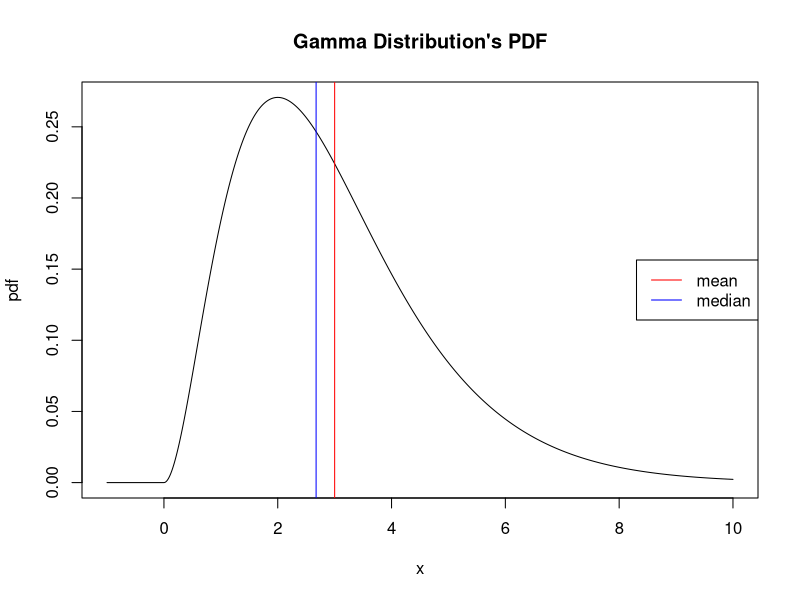
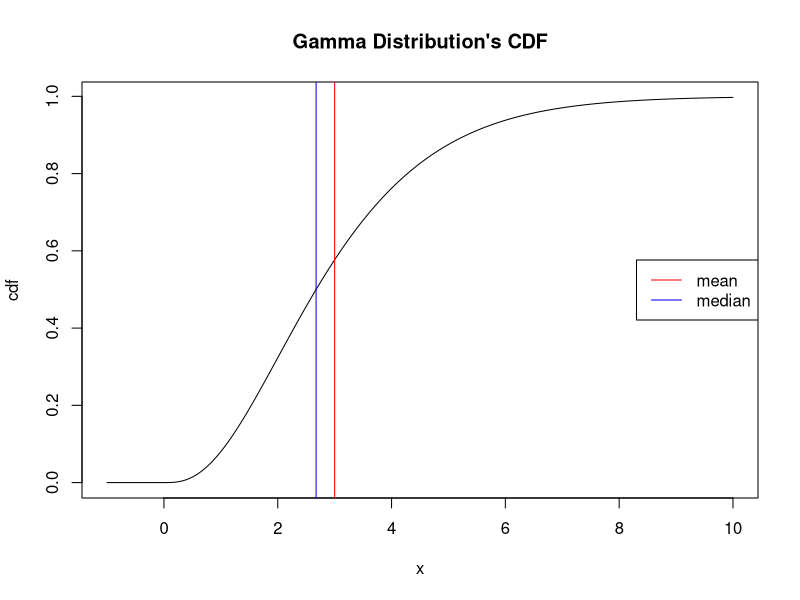
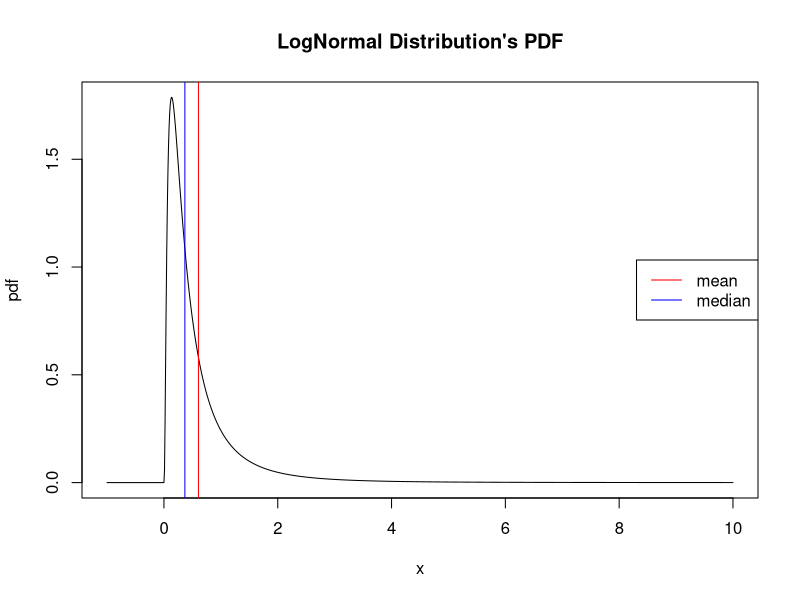
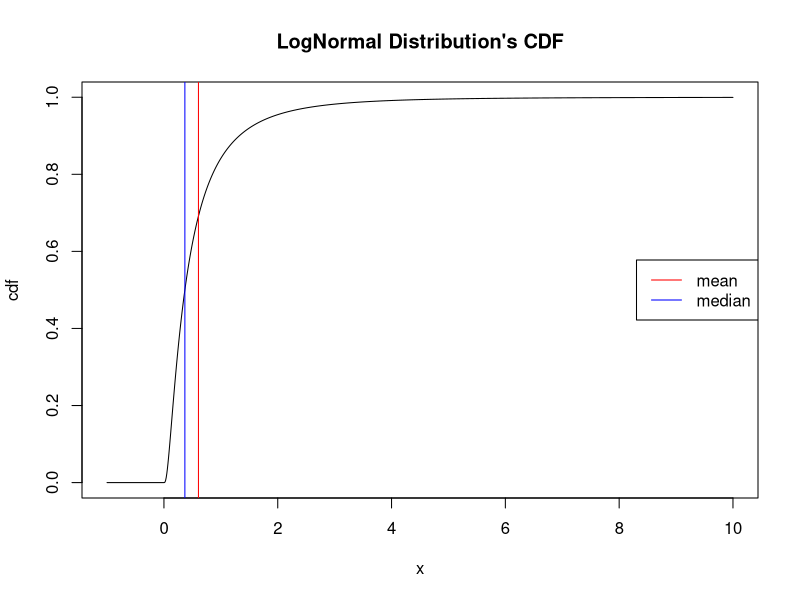
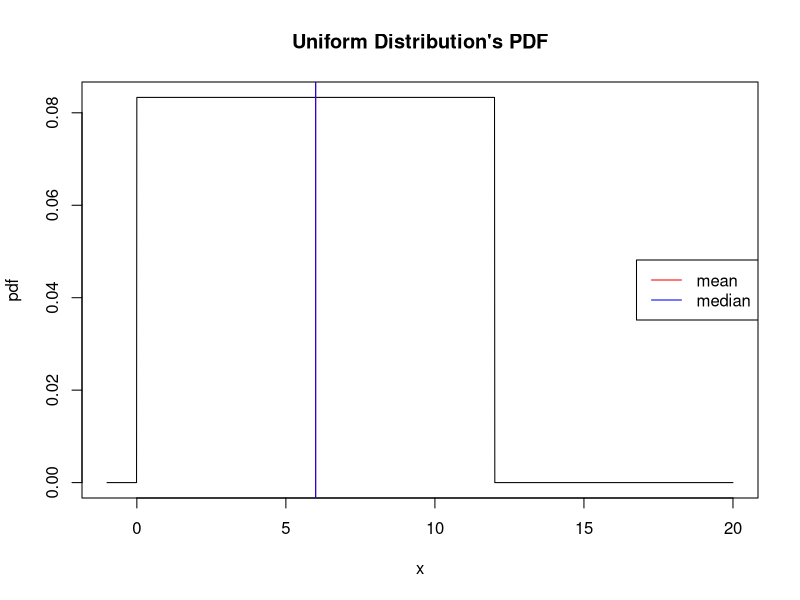
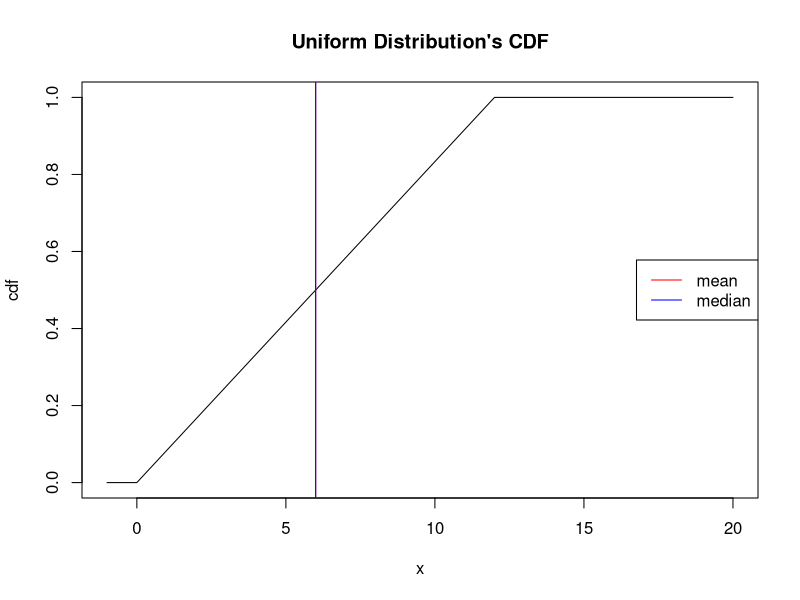
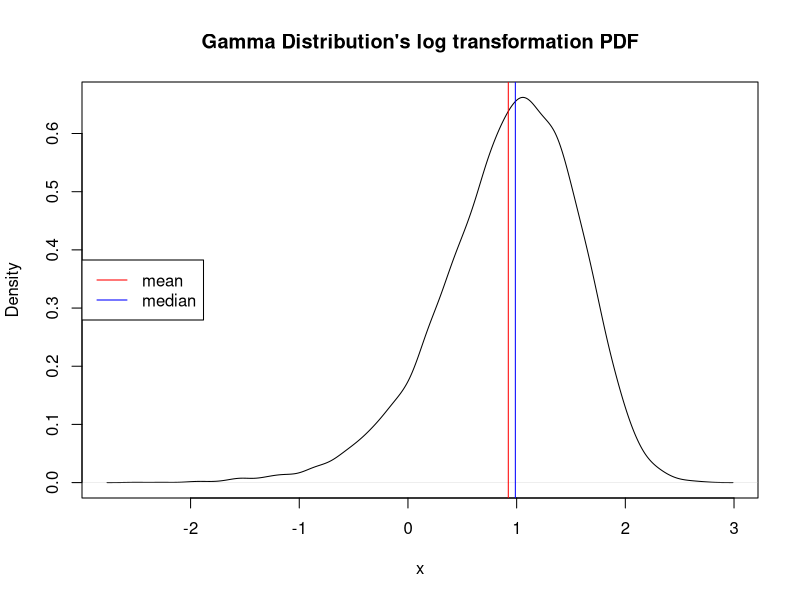
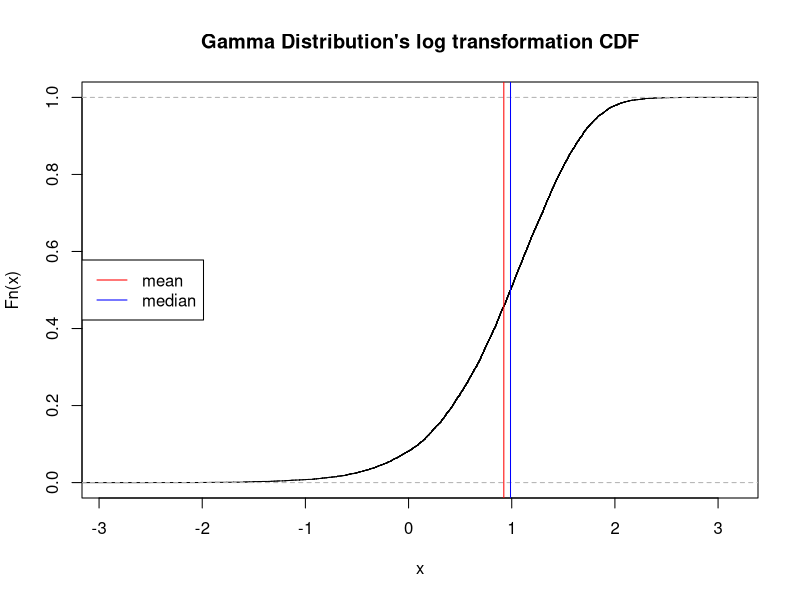

These charts were generated, in order, by the following R code:
## ---- chunk 1
knitr::opts_chunk$set(echo = TRUE)
## ---- chunk 2
suppressPackageStartupMessages(require(tidyverse))
suppressPackageStartupMessages(require(ggplot2))
## ---- chunk 3
x <- seq(-1,10,by=0.01)
# PDF
pdf <- dgamma(x,shape = 3, scale = 1)
# CDF 
cdf <- pgamma(x,shape = 3, scale = 1)

mean <- 3*1
median <- qgamma(0.5, shape = 3, scale=1)

#PDF
plot(x,pdf, main="Gamma Distribution's PDF", type ="l")
abline(v = mean, col = "red")
abline(v = median, col = "blue")
legend("right", c("mean","median"),col =  c("red","blue"), lty=c(1,1))

#CDF
plot(x,cdf, main="Gamma Distribution's CDF", type ="l")
abline(v = mean, col = "red")
abline(v = median, col = "blue")
legend("right", c("mean","median"),col =  c("red","blue"), lty=c(1,1))
## ---- chunk 4
x <- seq(-1,10,by=0.01)
# PDF
pdf <- dlnorm(x,-1,1)
# CDF
cdf <- plnorm(x,-1,1)
mean <- exp(-1+1^2/2)
median <- qlnorm(0.5, -1,1)

#PDF
plot(x,pdf, main="LogNormal Distribution's PDF", type ="l")
abline(v = mean, col = "red")
abline(v = median, col = "blue")
legend("right", c("mean","median"),col =  c("red","blue"), lty=c(1,1))

#CDF
plot(x,cdf, main="LogNormal Distribution's CDF", type ="l")
abline(v = mean, col = "red")
abline(v = median, col = "blue")
legend("right", c("mean","median"),col =  c("red","blue"), lty=c(1,1))
## ---- chunk 5
x <- seq(-1,20,by=0.01)
# PDF
pdf <- dunif(x,0,12)
# CDF
cdf <- punif(x,0,12)
mean <- (0+12)/2
median <- qunif(0.5, 0,12)

#PDF
plot(x,pdf, main="Uniform Distribution's PDF", type ="l")
abline(v = mean, col = "red")
abline(v = median, col = "blue")
legend("right", c("mean","median"),col =  c("red","blue"), lty=c(1,1))

#CDF
plot(x,cdf, main="Uniform Distribution's CDF", type ="l")
abline(v = mean, col = "red")
abline(v = median, col = "blue")
legend("right", c("mean","median"),col =  c("red","blue"), lty=c(1,1))
## ---- chunk 6
x <- rgamma(10000, shape = 3, scale =1)

# PDF log transformation
Y <- log(x)
plot(density(Y),type = "l",main ="Gamma Distribution's log transformation PDF", xlab = "x")
abline(v = mean(Y), col = "red")
abline(v = median(Y), col = "blue")
legend("left",c("mean","median"), col = c("red","blue"), lty=c(1,1))

# CDF log transformation
plot(ecdf(Y), main = "Gamma Distribution's log transformation CDF")
abline(v = mean(Y), col = "red")
abline(v = median(Y), col = "blue")
legend("left",c("mean","median"), col = c("red","blue"), lty=c(1,1))
## ---- chunk 7
x <- rlnorm(10000, -1, 1)

# PDF log transformation
Y <- log(x)
plot(density(Y),type = "l",main ="LogNormal Distribution's log transformation PDF",xlab = "x")
abline(v = mean(Y), col = "red")
abline(v = median(Y), col = "blue")
legend("left",c("mean","median"), col = c("red","blue"), lty=c(1,1))

# CDF log transformation
plot(ecdf(Y), main = "LogNormal Distribution's log transformation CDF")
abline(v = mean(Y), col = "red")
abline(v = median(Y), col = "blue")
legend("left",c("mean","median"), col = c("red","blue"), lty=c(1,1))
## ---- chunk 8
x <- runif(10000, 0, 12)

# PDF log transformation
Y <- log(x)
plot(density(Y),type = "l",main ="Uniform Distribution's log transformation PDF",xlab = "x")
abline(v = mean(Y), col = "red")
abline(v = median(Y), col = "blue")
legend("left",c("mean","median"), col = c("red","blue"), lty=c(1,1))

# CDF log transformation
plot(ecdf(Y), main = "Uniform Distribution's log transformation CDF")
abline(v = mean(Y), col = "red")
abline(v = median(Y), col = "blue")
legend("left",c("mean","median"), col = c("red","blue"), lty=c(1,1))
## ---- chunk 9
# generate the sample
sample <- data.frame(replicate(1000,rgamma(100,shape=3,scale=1)))
# calculate the arthmetic and geometric mean
gamma_arthi <- rep(NA,1000)
gamma_geo <- rep(NA,1000)
for (i in seq_along(gamma_arthi)){
  gamma_arthi[i] <- mean(sample[[i]])
  gamma_geo[i] <- exp(mean(log(sample[[i]])))
}
# generate the graphic
data.frame(arthmetic = gamma_arthi,geometric = gamma_geo) %>%
  ggplot(aes(x=arthmetic,y=geometric)) +
  geom_point()+
  geom_abline(intercept = 0, slope=1)+
  labs(
    x= "Arthmetic Mean",
    y= "Geomeric Mean",
    title ="Gamma Distribution Arthmetic Mean VS Geomeric Mean "
  )
## ---- chunk 10
# generate the sample
sample <- data.frame(replicate(1000,rlnorm(100,-1,1)))
# calculate the arthmetic and geometric mean
logNormal_arthi <- rep(NA,1000)
logNormal_geo <- rep(NA,1000)
for (i in seq_along(logNormal_arthi)){
  logNormal_arthi[i] <- mean(sample[[i]])
  logNormal_geo[i] <- exp(mean(log(sample[[i]])))
}
# generate the graphic
data.frame(arthmetic = logNormal_arthi,geometric=logNormal_geo) %>%
  ggplot(aes(x=arthmetic,y=geometric)) +
  geom_point()+
  geom_abline(intercept = 0, slope=1)+
  labs(
    x= "Arthmetic Mean",
    y= "Geomeric Mean",
    title ="LogNormal Distribution Arthmetic Mean VS Geomeric Mean "
  )
## ---- chunk 11
# generate the sample
sample <- data.frame(replicate(1000,runif(100,0,12)))
# calculate the arthmetic and geometric mean
uniform_arthi <- rep(NA,1000)
uniform_geo <- rep(NA,1000)
for (i in seq_along(uniform_arthi)){
  uniform_arthi[i] <- mean(sample[[i]])
  uniform_geo[i] <- exp(mean(log(sample[[i]])))
}
# generate the graphic
data.frame(arthmetic = uniform_arthi,geometric = uniform_geo) %>%
  ggplot(aes(x=arthmetic,y=geometric)) +
  geom_point()+
  geom_abline(intercept = 0, slope=1)+
  labs(
    x= "Arthmetic Mean",
    y= "Geomeric Mean",
    title ="Uniform Distribution Arthmetic Mean VS Geomeric Mean "
  )
## ---- chunk 12
# set seed
set.seed(2)
# gamma arithmetic mean
gamma_arthi_value <- replicate(1000,mean(rgamma(100,shape=3,scale=1)))
# gamma geometric mean
gamma_geo_value <- replicate(1000,exp(mean(log(rgamma(100,shape=3,scale=1)))))
# find difference
gamma_diff = gamma_arthi_value-gamma_geo_value
# draw the figure
data.frame(gamma_diff) %>%
  ggplot(aes(x=gamma_diff))+
  geom_histogram(bins=30,
                 col = "black",
                 alpha=0.5,
                 breaks = seq(0,1.2,by = 0.05)) +
  labs(
    x="Gamma Difference",
    y="Count"
  )

# logNormal arithmetic mean
logNormal_arthi_value <- replicate(1000,mean(rlnorm(100,-1,1)))
# logNormal geometric mean
logNormal_geo_value <- replicate(1000,exp(mean(log(rlnorm(100,-1,1)))))
# find the difference 
logNormal_diff = logNormal_arthi_value-logNormal_geo_value
# draw the figure
data.frame(logNormal_diff) %>%
  ggplot(aes(x=logNormal_diff))+
  geom_histogram(bins=30,
                 col = "black",
                 alpha=0.5,
                 breaks=seq(0,0.6,by=0.05))+
  labs(
    x="LogNormal Difference",
    y="Count"
  )

# uniform arithmetic mean
uniform_arthi_value <- replicate(1000,mean(runif(300,0,12)))
# uniform geometric mean
uniform_geo_value <- replicate(1000,exp(mean(log(runif(300,0,12)))))
# find the difference 
uniform_diff = uniform_arthi_value-uniform_geo_value
# draw the figure
data.frame(uniform_diff) %>%
  ggplot(aes(x=uniform_diff))+
  geom_histogram(bins=30,
                 col = "black",
                 alpha=0.5,
                 breaks=seq(0,2.6,by=0.05))+
  labs(
    x="Uniform Difference",
    y="Count"
  )
